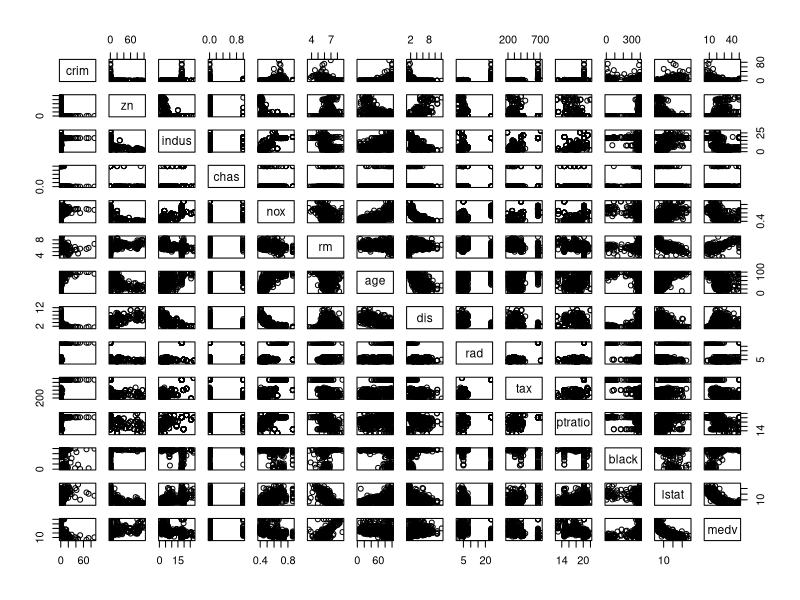
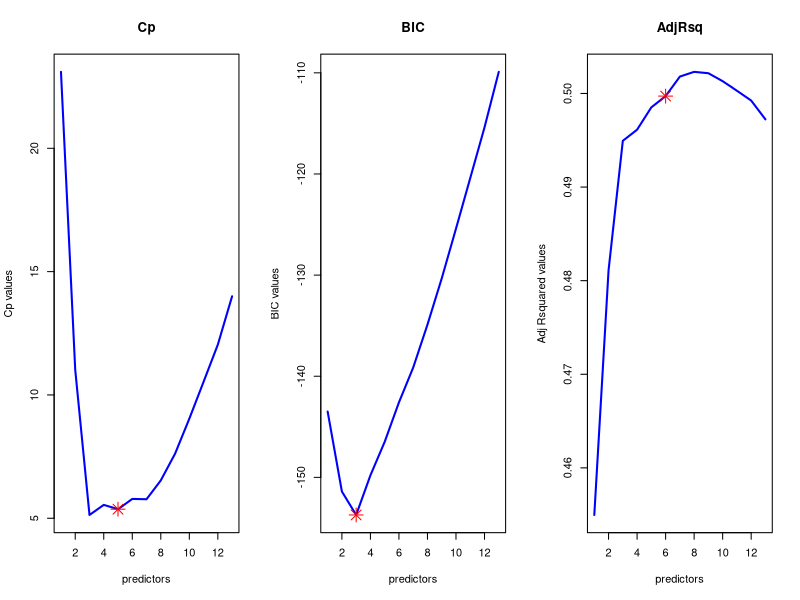

These charts were generated, in order, by the following R code: (Note: this script raises an error after producing the figures.)
###########################################################################
############################################################################
### Boston data set predcition problem
###################################################################
install.packages('MASS')
library(MASS)

# Data exploration
?Boston
dim(Boston) #506x14
head(Boston) # display first 6 lines 

sum(is.na(Boston)) # check for missing values 

# Goal: Create a model to predict per capita crime rate in Boston 
# First produce a pair plot to have graphical intuition about the learning problem. 
pairs(Boston)

# Create a training set and testing set 
set.seed(345)
Boston.sampler <- sample(1:nrow(Boston),nrow(Boston)/2)  
Boston.train <- Boston[Boston.sampler,] # use 50 % of the data for training
Boston.test <- Boston[-Boston.sampler,] # # use 50 % of the data for testing

###################################################################################
# Fit a multiple linear model chosen by best subset selection on the training set
###################################################################################
install.packages('leaps')
library(leaps)
bestsubsets <- regsubsets(crim~., data=Boston.train, nvmax=13)
results = summary(bestsubsets) # 13 best models fitted where each model has a different number 
# of predictors

# Extract Adjusted r squared, cp , bic, rsq, and for different models. 
Cp <-  results$cp
adjR <- results$adjr2
BIC <- results$bic
rsq <- results$rsq

A <- cbind(Cp,adjR,BIC,rsq) # bind values to create a matrix

apply(A[,c(1,3)],MARGIN = 2,FUN = which.min) # find which model has lowest Cp, and BIC . 

# 5th model has lowest Cp and 3rd model has lowest BIC 

apply(A[,c(2,4)],MARGIN = 2,FUN = which.max) # find which model has highest adjusted r squared and r squared

# 6th model has highest adjusted R squared 

# Generate plots of the above selection criteria against the number of predictors 
par(mfrow=c(1,3))
plot(Cp, main= 'Cp', xlab='predictors', ylab='Cp values', type = 'l', col='blue', lwd=2)
points(5,Cp[5], pch=8, col= 'red', cex=2)
plot(BIC, main= 'BIC', xlab='predictors', ylab='BIC values', type = 'l', col='blue', lwd=2)
points(3,BIC[3], pch=8, col= 'red', cex=2)
plot(adjR, main= 'AdjRsq', xlab='predictors', ylab='Adj Rsquared values', type = 'l', col='blue', lwd=2)
points(6,adjR[6], pch=8, col='red', cex=2)

#Taking Model with lowest Cp is the 5th model (with 5 predictors and intercept)
Beta_vec <- coef(bestsubsets,5) # estimated beta vector
test.predictions <- model.matrix(crim~., data= Boston.test)[,names(Beta_vec)]%*%Beta_vec # test predictions

# Other method:  write a function to make predictions using regsubsets
predict.regsubsets <- function(object, newdata, id, ...) {
  form <- as.formula(object$call[[2]])
  mat <- model.matrix(form, newdata)
  coefi <- coef(object, id = id)
  xvars <- names(coefi)
  mat[, xvars] %*% coefi
}

predict.regsubsets(bestsubsets,Boston.test,5)
# check if predicted values between the two above methods are the same 
predict.regsubsets(bestsubsets,Boston.test,5)== test.predictions
# They are indeed true

#Testing error for best subset selection multiple linear regression
MSE.TEST <- mean((Boston.test$crim-test.predictions)^2)
MSE.TEST # 40.42511   

#########################################################################################
# Now using lasso regression where lambda is tuned by cross validation on the training set
##########################################################################################

install.packages('glmnet')
library(glmnet)

x.boston.matrix <- model.matrix(crim~., data= Boston.train)[,-1]
x.boston.matrix.test <- model.matrix(crim~., data= Boston.test)[,-1]

lasso.boston <- cv.glmnet(x.boston.matrix,Boston.train$crim, alpha=1)
lambda.boston <- lasso.boston$lambda.min # 0.01739447 optimal value of lambda according to cross validation mean squared error


test.lasso.pred <- predict(lasso.boston, newx=x.boston.matrix.test, s= lambda.boston)

# Test MSE 
MSE.TEST.LASSO <- mean((Boston.test$crim-test.lasso.pred)^2)
MSE.TEST.LASSO # 43.14157

############################################################################################
# Now using ridge  regression where lambda is tuned by cross validation on the training set
#############################################################################################

ridge.boston <- cv.glmnet(x.boston.matrix,Boston.train$crim, alpha=0)
lambda.boston.ridge <- lasso.boston$lambda.min # 0.01739447 optimal value of lambda according to cross validation mean squared error

par(mfrow=c(1,1))
plot(ridge.boston, xvar='lambda')
test.ridge.pred <- predict(ridge.boston, newx=x.boston.matrix.test, s= lambda.boston.ridge)

# Test MSE 
MSE.TEST.ridge <- mean((Boston.test$crim-test.ridge.pred)^2)
MSE.TEST.ridge # 42.5929

################################################
# Now using principal component regression 
################################################

library(pls)
set.seed(234)

Pcr.boston <- pcr(crim~., data= Boston.train, scale=TRUE, validation='CV')
summary(Pcr.boston)

# Plot CV Mean squared prediction error against the number of principal components
validationplot(Pcr.boston, val.type = 'MSEP')


#Extract the number of principal components with lowest cross validation 
# error 
min.pcr <- which.min(MSEP(Pcr.boston)$val[1,1,])-1
# The model with 13 components minimise the CV

# Now, we can generate predictions using the predict function for 13 principal components 
PRC.BOSTON <- predict(Pcr.boston, Boston.test,ncomp = 13)

# Testing MSE 
test.MSE.Boston.pcr <- mean((Boston.test$crim - PRC.BOSTON)^2)
test.MSE.Boston.pcr # 50.62118

# In conclusion, one observes that the model that had the highest performance
# on the testing set is multiple linear regression using best subset selection and selecting the best model using Mallow Cp . One nptices that 
# the higher test error is given by principal component regression since here all 13 variables have been used. 
